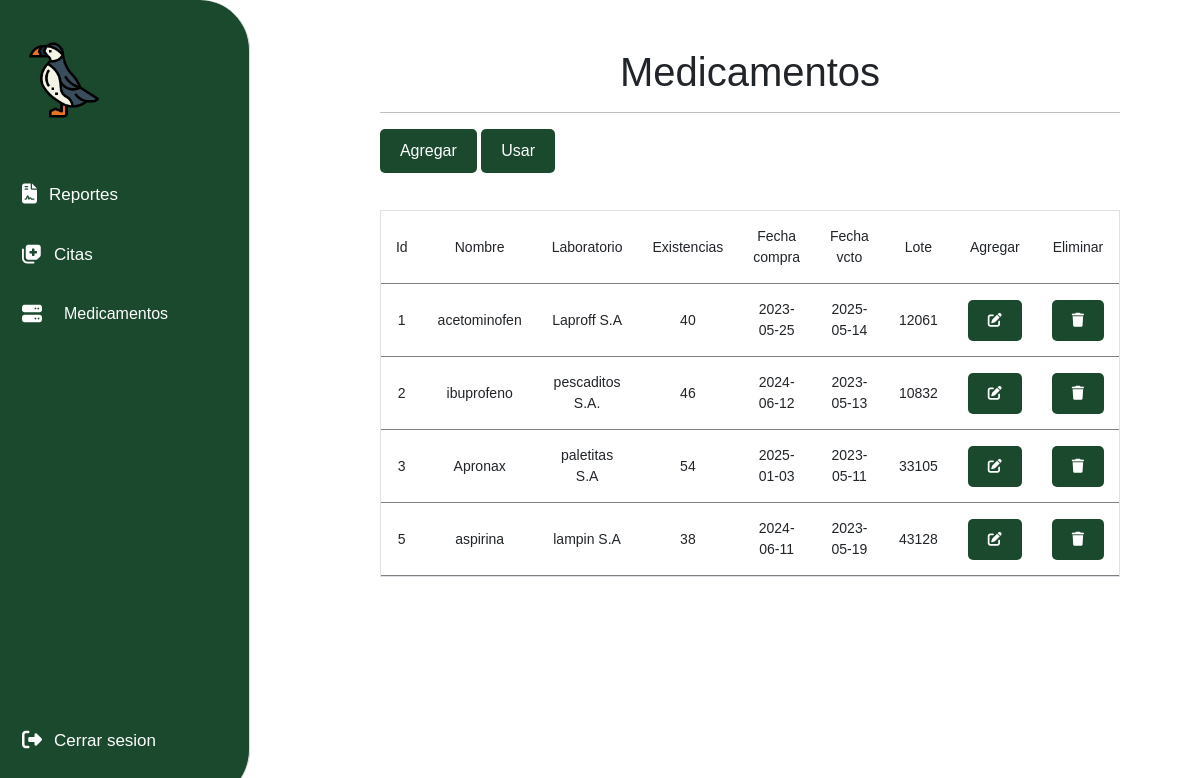
Screenshot of /medic/medic.php with the database file from the repository.
### tables this page shows
CREATE TABLE `medicamentos` (
  `id_medicamento` int(11) NOT NULL,
  `nombre` varchar(60) NOT NULL,
  `laboratorio` varchar(60) NOT NULL,
  `existencias` int(11) NOT NULL,
  `fecha_vencimiento` date NOT NULL,
  `fecha_compra` date NOT NULL,
  `lote` int(12) NOT NULL
);

### medic/medic.php (the view, shortened to what this page needs)
<?php
require ('../includes/conexion.php');
?>
<!DOCTYPE html>
<html lang="es">
<head>
    <link rel="stylesheet" type="text/css" href="../CSS/medic.css">
	  <link href="https://cdn.jsdelivr.net/npm/bootstrap@5.3.0-alpha3/dist/css/bootstrap.min.css" rel="stylesheet">
</head>
<body>
      <aside class="sidebar">
      <header class="sidebar-header">
        <img class="logo-img" src="../images/frailecillo.png"/>
      </header>
      <nav>
        <button type="button" id="reportes_link">
          <span>
            <i class="fa-solid fa-file-contract" style="color: #ffffff;"></i>
            <span>Reportes</span>
          </span>
        </button>
        <button>
          <span>
            <i class="fa-solid fa-notes-medical" style="color: #ffffff;"></i>
            <a href="funciones/citas/citas_pendientes.php"><span>Citas</span></a>
          </span>
        </button>
        <button type="button" id="menu_des">
          <span>
            <i class="fa-solid fa-server" style="color: #ffffff;"></i>
            <span><select id="menu" class="tablas_menu"><option value="option1">Medicamentos</option>
            </select></span>
          </span>
        </button>
        <button>
          <span>
            <i class="fa-solid fa-right-from-bracket"></i>
            <a href="../logout.php"><span>Cerrar sesion</span></a>
          </span>
        </button>
      </nav>
    </aside>
<div id="option1" class="opciones">
<br><br>
<center><h1>Medicamentos</h1></center>
<hr style="border: none; border-top: 1px solid black;">
<button type="button" data-bs-toggle="modal" data-bs-target="#agregar_medicamentos_med" class="boton">Agregar</button>
<button type="button" data-bs-toggle="modal" data-bs-target="#utilizar_medicamentos" class="boton">Usar</button>
<div id="medicamentos">
	<div class="table">
		<table>
			<thead>
			<tr>
				<td>Id</td>
				<td>Nombre</td>
				<td>Laboratorio</td>
				<td>Existencias</td>
				<td>Fecha compra</td>
				<td>Fecha vcto</td>
				<td>Lote</td>
        		<td>Agregar</td>
        		<td>Eliminar</td>
			</tr>
			</thead>
			<tbody>
				<?php
				$sql="SELECT * from medicamentos";
				$result=mysqli_query($conn,$sql);
				while($mostrar=mysqli_fetch_array($result)){
          		$arreglo3 = $mostrar['id_medicamento'].','.$mostrar['nombre'].','.$mostrar['laboratorio'].','.$mostrar['existencias'].','.$mostrar['fecha_vencimiento'].','.$mostrar['fecha_compra'].','.$mostrar['lote'];
				 ?>
				<tr>
					<td><?php echo $mostrar['id_medicamento'] ?></td>
					<td><?php echo $mostrar['nombre'] ?></td>
					<td><?php echo $mostrar['laboratorio'] ?></td>
					<td><?php echo $mostrar['existencias'] ?></td>
          <td><?php echo $mostrar['fecha_vencimiento'] ?></td>
          <td><?php echo $mostrar['fecha_compra'] ?></td>
          <td><?php echo $mostrar['lote'] ?></td>
					<td><button type="button" data-bs-toggle="modal" data-bs-target="#editar_med" class="boton" onclick="editar_med('<?php echo $arreglo3?>')"><i class="fa-solid fa-pen-to-square" style="color: #ffffff;"></i></button></td>
					<td><button type="button" data-bs-toggle="modal" data-bs-target="#eliminar_med" class="boton" onclick="eliminar_med('<?php echo $arreglo3?>')"><i class="fa-solid fa-trash" style="color: #ffffff;"></i></button></td>
				</tr>
				<?php
				}
				 ?>
			</tbody>
		</table>
	</div>
  </div>
</div>
</body>
</html>

### CSS/medic.css (style rules this page uses)
* { font-family: Arial, sans-serif; }
.sidebar { position: fixed; top: 0; left: 0; display: flex; flex-direction: column; align-items: flex-start; width: 250px; height: 100%; padding: 40px 10px 30px 10px; background: #1b492e; border-right: 1px solid #dbdbdb; transition: 0.3s; color: white; border-top-right-radius: 50px; border-bottom-right-radius: 50px; }
.sidebar-header { width: 100%; margin-bottom: 44px; }
.logo-img { margin-left: 14px; height: 80px; }
.sidebar button { height: 60px; background: transparent; border: 0; padding: 0; font-family: inherit; color: inherit; cursor: pointer; }
.sidebar button>span { display: flex; align-items: center; gap: 12px; height: 48px; padding: 0 12px; border-radius: 24px; line-height: 1; }
.sidebar button>span>span { transition: 0.3s; }
.sidebar a { text-decoration: none; color: white; }
.sidebar button i { position: relative; font-size: 20px; transition: 0.2s; }
.sidebar button span { font-size: 17px; }
.sidebar>nav { flex: 1 1 auto; display: flex; flex-direction: column; width: 100%; }
.sidebar>nav button:last-child { margin-top: auto; }
.tablas_menu { width: 150px; padding: 10px; border: none; background-color: #1b492e; font-size: 16px; appearance: none; -webkit-appearance: none; border-radius: 5%; color: white; }
.tablas_menu:after { content: "\25BC"; position: relative; top: 0; right: 0; padding: 10px; background-color: #1b492e; font-size: 16px; pointer-events: none; }
.opciones { margin-left: 600px; margin-right: 300px; width: 80%; }
body { display: flex; align-items: center; justify-content: center; background: white; }
.table { border: solid 1px #1b492e; margin-top: 5%; table-layout: auto; }
table { color: black; font-size: 14px; table-layout: fixed; }
thead { background: #1b492e; color: white; }
td { padding: 15px; border-bottom: solid 1px #1b492e; text-align: center; }
tbody tr { cursor: pointer; }
.boton { background-color: #1b492e; color: white; padding: 10px 20px; border: none; border-radius: 5px; cursor: pointer; }

### rows the page displays
medicamentos: id_medicamento "1", nombre "acetominofen", laboratorio "Laproff S.A", existencias "40", fecha_vencimiento "2023-05-25", fecha_compra "2025-05-14", lote "12061"
medicamentos: id_medicamento "2", nombre "ibuprofeno", laboratorio "pescaditos S.A.", existencias "46", fecha_vencimiento "2024-06-12", fecha_compra "2023-05-13", lote "10832"
medicamentos: id_medicamento "3", nombre "Apronax", laboratorio "paletitas S.A", existencias "54", fecha_vencimiento "2025-01-03", fecha_compra "2023-05-11", lote "33105"
medicamentos: id_medicamento "5", nombre "aspirina", laboratorio "lampin S.A", existencias "38", fecha_vencimiento "2024-06-11", fecha_compra "2023-05-19", lote "43128"
